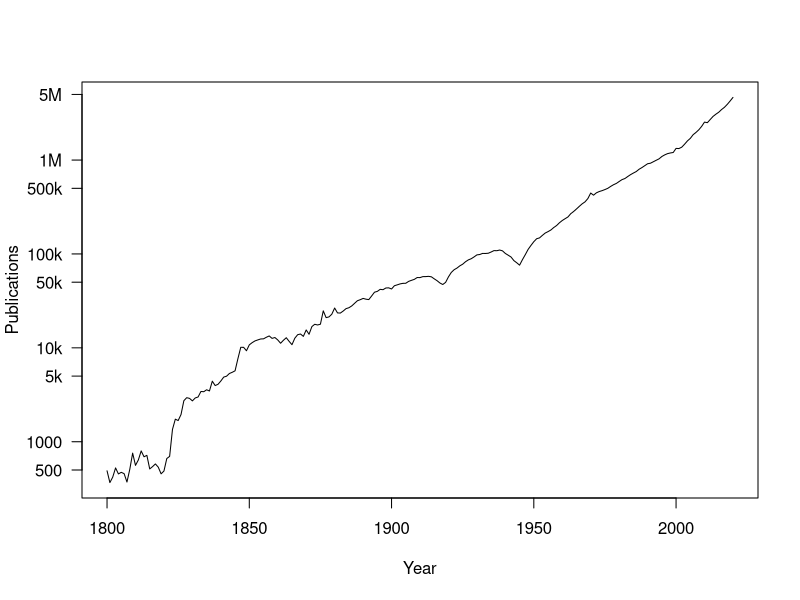

Write R code to recreate this figure.
dat <- read.csv('./crossref.csv')

png('./plot.png')
plot(dat$year, dat$hits, log = "y", xlab ="Year", ylab="Publications", yaxt="n", type='l')
axis(2, at = c(500, 1000, 5000, 10000, 50000, 100000, 500000, 1000000, 5000000), labels = c("500", "1000", "5k", "10k", "50k", "100k", "500k", "1M", "5M"), las=2)
#dev.off()
